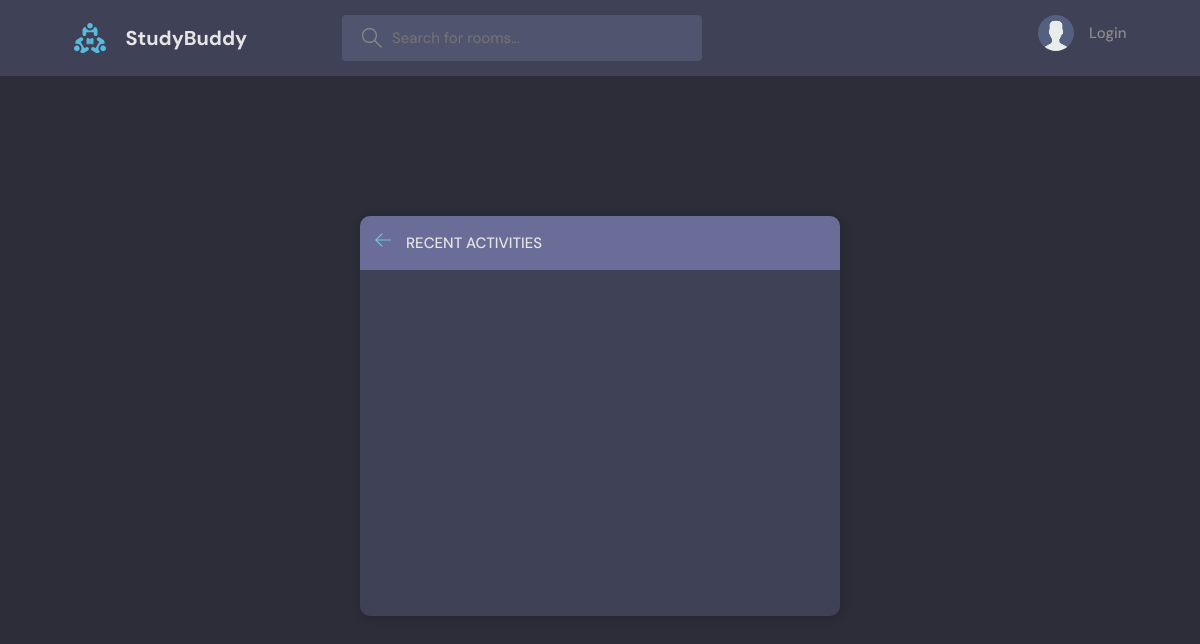
The page /activity/ on the database as committed earlier.
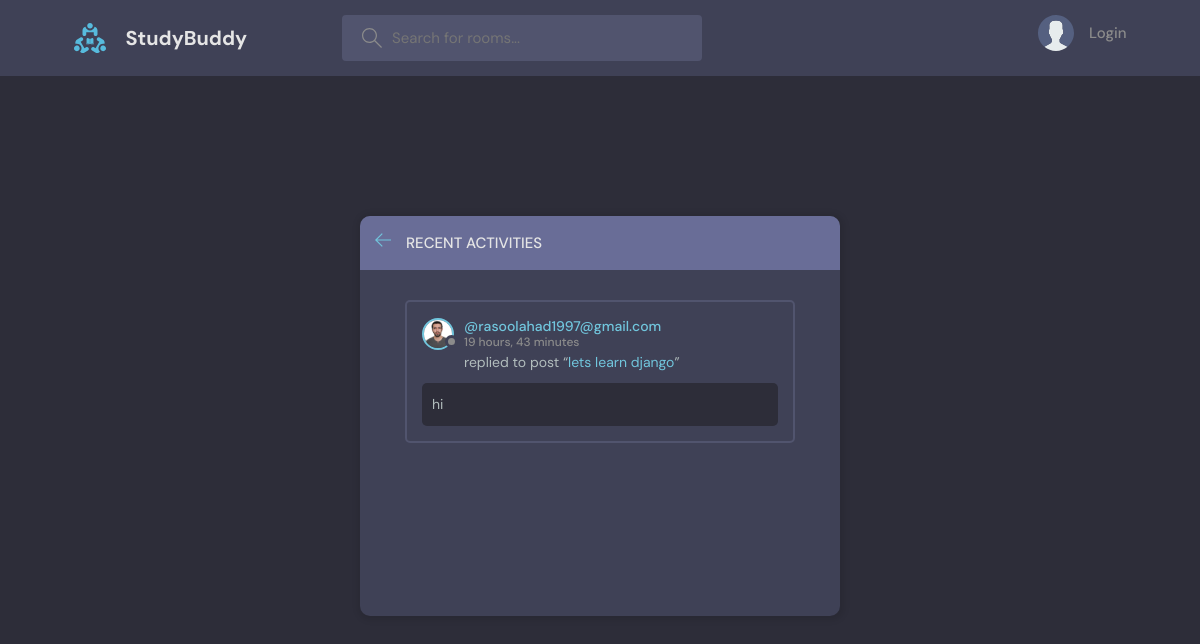
The same page on the database as committed later.
### base/models.py (models this page shows)
class Message(models.Model):
    user = models.ForeignKey(User, verbose_name=_("user"), on_delete=models.CASCADE)
    room = models.ForeignKey("base.Room", verbose_name=_("room"), on_delete=models.CASCADE)
    body = models.TextField(_("body"))
    updated = models.DateTimeField(_("update"), auto_now=True)
    created = models.DateTimeField(_("create"), auto_now_add=True)
    class Meta:
        ordering = ["-updated","-created"]
    def __str__(self):
        return self.body[:50]

class User(AbstractUser):
    name = models.CharField( max_length=200, null=True)
    email = models.EmailField(unique=True, null=True)
    bio = models.TextField(null=True)
    avatar = models.ImageField(null= True, default="avatar.svg")
    USERNAME_FIELD = 'email'
    REQUIRED_FIELDS = []

class Room(models.Model):
    host = models.ForeignKey(User, verbose_name=_("host"), on_delete=models.SET_NULL, null=True)
    topic = models.ForeignKey("base.Topic", verbose_name=_("topic"), on_delete=models.SET_NULL, null=True)
    name = models.CharField(_("name"), max_length=200)
    description = models.TextField(_("description"), null=True, blank=True)
    participant = models.ManyToManyField(User, related_name="participant" , verbose_name=_("participants"))
    updated = models.DateTimeField(_("update"), auto_now=True)
    created = models.DateTimeField(_("create"), auto_now_add=True)
    def __str__(self):
        return self.name
    class Meta:
        db_table = 'Room'
        verbose_name = 'room'
        verbose_name_plural = 'rooms'
        ordering = ["-updated","-created"]

### base/views.py (the view)
# urls.py: path("activity/", views.activityPage, name = "activity" ),
def activityPage(request):
    activities = Message.objects.all()
    context ={"activities":activities}
    return render(request, "base/activity.html", context)

### base/templates/base/activity.html (shortened to what this page needs)
{% extends "main.html" %}
{% block content %}
    <main class="layout">
      <div class="container">
        <div class="layout__box">
          <div class="layout__boxHeader">
            <div class="layout__boxTitle">
              <a href="{% url 'home' %}">
                <svg version="1.1" xmlns="http://www.w3.org/2000/svg" width="32" height="32" viewBox="0 0 32 32">
                  <title>arrow-left</title>
                  <path
                    d="M13.723 2.286l-13.723 13.714 13.719 13.714 1.616-1.611-10.96-10.96h27.625v-2.286h-27.625l10.965-10.965-1.616-1.607z"
                  ></path>
                </svg>
              </a>
              <h3>Recent Activities</h3>
            </div>
          </div>
          <div class="activities-page layout__body">
            {% for activity in activities  %}
  <div class="activities__box">
    <div class="activities__boxHeader roomListRoom__header">
      <a href="{% url 'user-profile' activity.user.id %}" class="roomListRoom__author">
        <div class="avatar avatar--small">
          <img src="{{activity.user.avatar.url}}" />
        </div>
        <p>
          @{{activity.user}}
          <span>{{activity.created|timesince}}</span>
        </p>
      </a>
    </div>
    <div class="activities__boxContent">
      <p>replied to post “<a href="{% url 'room' activity.room.id %}">{{activity.room}}</a>”</p>
      <div class="activities__boxRoomContent">
       {{activity}}
      </div>
    </div>
  </div>
  {% endfor %}
          </div>
        </div>
      </div>
    </main>
{% endblock content %}

Rows that differ between the two databases and show on the page:
added Message: user.avatar (picture), user "rasoolahad1997@gmail.com", created "19 hours, 43 minutes", room "lets learn django", body "hi"
